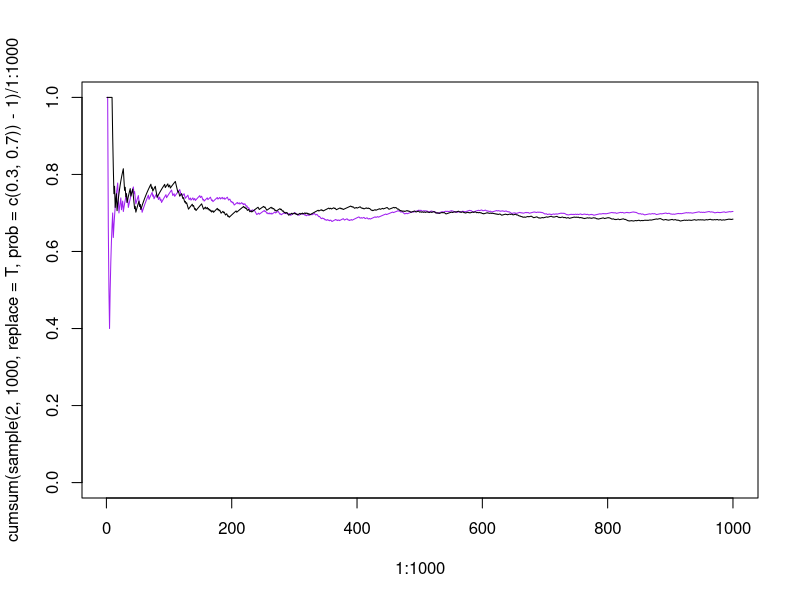

R code for this plot:
#Q-1
#Ans
plot(1:1000,cumsum(sample(2,1000,replace=T,prob=c(0.3,0.7))-1)/1:1000,col='purple',ty='l',ylim=c(0,1))
lines(1:1000,cumsum(sample(2,1000,replace=T,prob=c(0.3,0.7))-1)/1:1000)